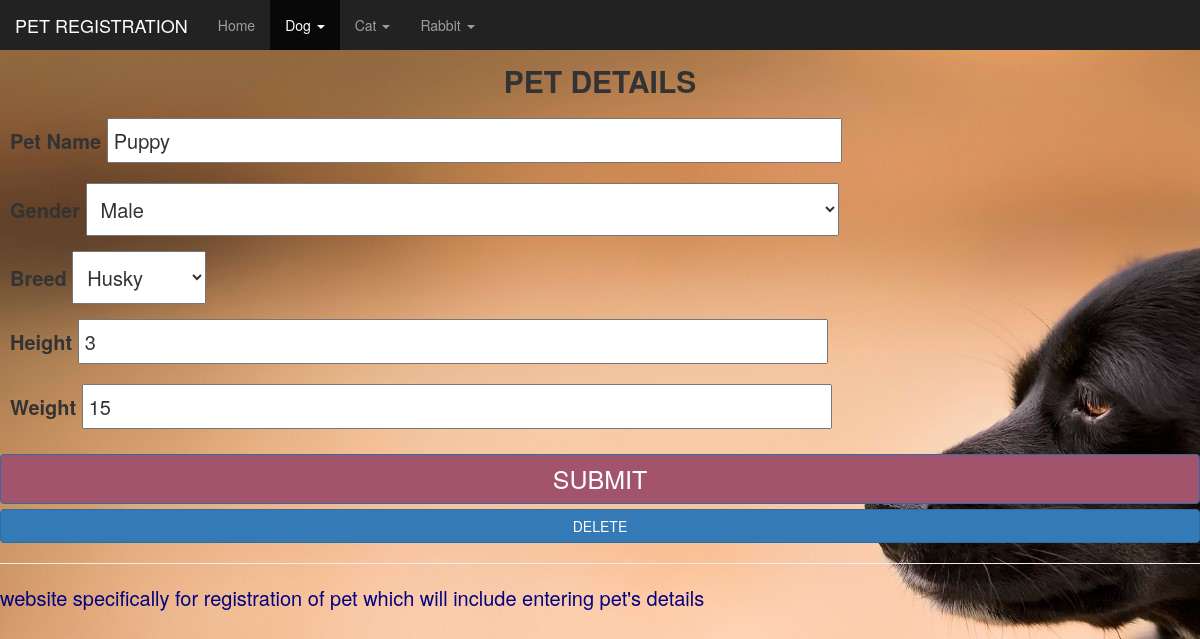
The app's page /petdogs/dog30/ with its own data.
### petdogs/models.py (models this page shows, shortened)
class DogInfo(models.Model):
    pet_breed = models.ForeignKey(DogBreedInfo, on_delete=models.CASCADE)
    pet_name=models.CharField(max_length=50)
    gender=models.BooleanField()
    height=models.IntegerField()
    weight=models.IntegerField()

### petdogs/views.py (the view)
# urls.py: url(r'^dog(?P<pet_id>[0-9]+)/$', views.tableretrivedog),
def tableretrivedog(request,pet_id):
    breedinfo=DogBreedInfo.objects.all()
    pet=DogInfo.objects.get(pk=pet_id)
    return render(request,'petdogs/dog.html',{"pet":pet,'breed_info':breedinfo})

### petdogs/templates/petdogs/dog.html (shortened to what this page needs)
{% load staticfiles %}
<!DOCTYPE html>
<html>
<head>
    <link rel="stylesheet" type="text/css" href="{% static 'petdogs/dogcss.css' %}">
    <link rel="stylesheet" type="text/css" href="{% static 'Boot/css/bootstrap.min.css' %}">
</head>
<body>
  <nav class="nav navbar-inverse">
  	<div class="fluid-container">
  		<div class="navbar-header">
  			<a href="#" class="navbar-brand">PET REGISTRATION</a>
  		</div>
  	<div>
  		<ul class="nav navbar-nav">
  			<li><a href="/petdogs/">Home</a></li>
        <li class="dropdown active">
          <a href="#" class="dropdown-toggle" data-toggle="dropdown">Dog <span class="caret"></span></a>
        </li>
  			<li class="dropdown">
          <a href="#" class="dropdown-toggle" data-toggle="dropdown">Cat <span class="caret"></span></a>
        </li>
        <li class="dropdown">
          <a href="#" class="dropdown-toggle" data-toggle="dropdown">Rabbit <span class="caret"></span></a>
        </li>
      </ul>
    </div>
  </div>
  </nav>
    <div>
        {% if pet %}
            <form  method="post" action="/petdogs/updatedog{{ pet.id }}/">
                <div id="work11">
                    <p align="center" style="font-size:30px;"><strong> PET DETAILS</strong></p>
                    <p>
                        <label>Pet Name</label>
                        <input type="text" placeholder="enter pet's name here" name="petname" value="{{ pet.pet_name }}">
                    </p>
                    <p>
                        <label>Gender</label>
                        <select name="gender" id="change" style="width:753px;padding:10px;">
                            {% if pet.gender %}
                                <option value="{{ True }}" selected="selected">Male </option>
                            {% else %}
                                <option value="{{ True }}">Male </option>
                                <option value="{{ False }}" selected="selected">Female </option>
                            {% endif %}
                        </select>
                    </p>
                    <p>
                        <label>Breed</label>
                        <select name="breed" style="width:760;padding:10px;">
                            {% for br in breed_info %}
                                {% if  pet.pet_breed == br %}
                                    <option value={{ br.id }} }} selected="selected">{{ br.breed}}</option>
                                {% else %}
                                    <option value={{ br.id }} }}>{{ br.breed}}</option>
                                {% endif %}
                            {% endfor %}
                        </select>
                    </p>
                    <p>
                        <label>Height</label>
                        <input type="number" name="height" placeholder="enter height" value="{{ pet.height }}">
                    </p>
                    <p>
                        <label>Weight</label>
                        <input type="number" name="weight" placeholder="enter weight" value="{{ pet.weight }}">
                    </p>
                </div>
                <p align="center">
                    <button id="but" type="submit" class="btn btn-primary btn-block">SUBMIT</button>
                    <a class="btn btn-primary btn-block" href="/petdogs/deleatedonedog{{ pet.id }}/" role="button">DELETE</a>
                </p>
            </form>
        {% endif %}
    </div>
    <hr/>
</body>
<footer align="bottom">
    website specifically for registration of pet which will include entering pet's details
</footer>
</html>

### petdogs/static/petdogs/dogcss.css (style rules this page uses)
body { background-image: url("images/petdog111.jpg"); background-size: auto; background-repeat: repeat-y; }
#but { font-size: 25px; background-color: #a2546d; }
form { font-size:20px; }
#change { margin-left:5px; width: 30%; padding: 5px 5px; margin: 5px 0; box-sizing: border-box; }
#work11 { padding: 10px 10px 10px 10px; }
footer { color: navy; font-size: 20px; font-variant: bold; }
label { font-size: 20px; }
input[type=text] { width: 30%; padding: 5px 5px; margin: 5px 0; box-sizing: border-box; }
input[type=number] { width: 30%; padding: 5px 5px; margin: 5px 0; box-sizing: border-box; }

### petdogs/templates/petdogs/dog.html (style rules this page uses)
input[type="text"] { height: 45px; width: 735px; }
input[type="number"] { height: 45px; width: 750px; }

### records on screen
DogInfo: petname "Puppy", gender "Male", height "3", weight "15"

### other values on screen
form field breed "Husky"
